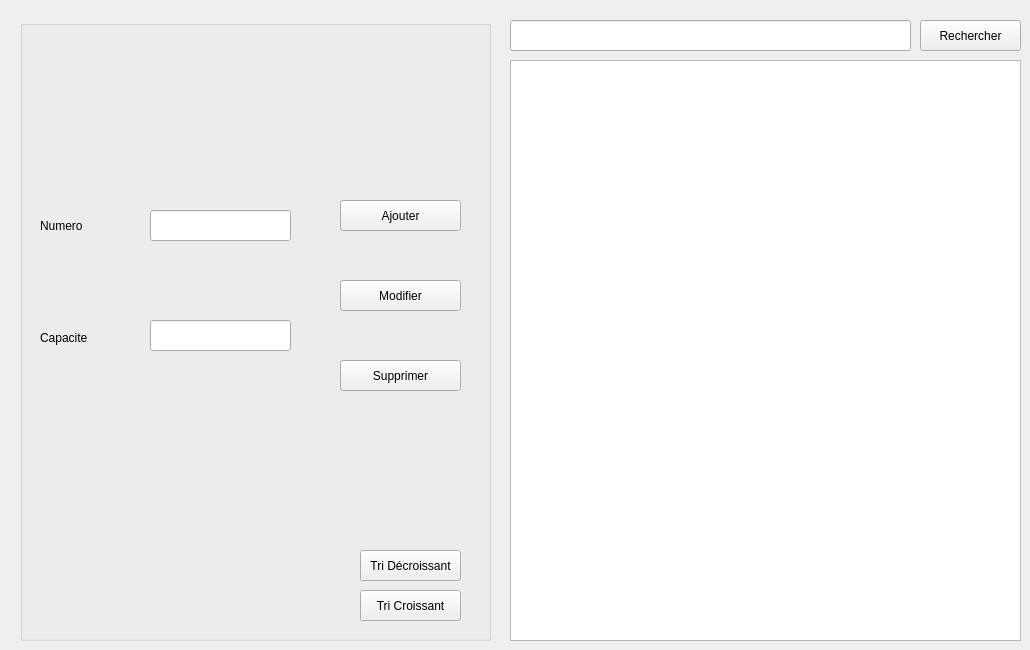
      <widget class="QWidget" name="tab_16">
       <attribute name="title">
        <string>Cellule</string>
       </attribute>
       <widget class="QGroupBox" name="groupBox_18">
        <property name="geometry">
         <rect>
          <x>20</x>
          <y>20</y>
          <width>471</width>
          <height>621</height>
         </rect>
        </property>
        <property name="title">
         <string/>
        </property>
        <widget class="QLabel" name="num_prisonnier">
         <property name="geometry">
          <rect>
           <x>20</x>
           <y>180</y>
           <width>111</width>
           <height>51</height>
          </rect>
         </property>
         <property name="text">
          <string>Numero</string>
         </property>
        </widget>
        <widget class="QLabel" name="capacite_prisonnier">
         <property name="geometry">
          <rect>
           <x>20</x>
           <y>310</y>
           <width>55</width>
           <height>16</height>
          </rect>
         </property>
         <property name="text">
          <string>Capacite</string>
         </property>
        </widget>
        <widget class="QLineEdit" name="le_num">
         <property name="geometry">
          <rect>
           <x>130</x>
           <y>190</y>
           <width>141</width>
           <height>31</height>
          </rect>
         </property>
        </widget>
        <widget class="QLineEdit" name="la_capacite">
         <property name="geometry">
          <rect>
           <x>130</x>
           <y>300</y>
           <width>141</width>
           <height>31</height>
          </rect>
         </property>
        </widget>
        <widget class="QPushButton" name="supprimer_cellule">
         <property name="geometry">
          <rect>
           <x>320</x>
           <y>340</y>
           <width>121</width>
           <height>31</height>
          </rect>
         </property>
         <property name="text">
          <string>Supprimer</string>
         </property>
        </widget>
        <widget class="QPushButton" name="modifier_cellule">
         <property name="geometry">
          <rect>
           <x>320</x>
           <y>260</y>
           <width>121</width>
           <height>31</height>
          </rect>
         </property>
         <property name="text">
          <string>Modifier</string>
         </property>
        </widget>
        <widget class="QPushButton" name="ajouter_cellule">
         <property name="geometry">
          <rect>
           <x>320</x>
           <y>180</y>
           <width>121</width>
           <height>31</height>
          </rect>
         </property>
         <property name="text">
          <string>Ajouter</string>
         </property>
        </widget>
        <widget class="QPushButton" name="triD_cellule">
         <property name="geometry">
          <rect>
           <x>340</x>
           <y>530</y>
           <width>101</width>
           <height>31</height>
          </rect>
         </property>
         <property name="text">
          <string>Tri Décroissant</string>
         </property>
        </widget>
        <widget class="QPushButton" name="triC_cellule">
         <property name="geometry">
          <rect>
           <x>340</x>
           <y>570</y>
           <width>101</width>
           <height>31</height>
          </rect>
         </property>
         <property name="text">
          <string>Tri Croissant</string>
         </property>
        </widget>
       </widget>
       <widget class="QTableView" name="tab_cellule">
        <property name="geometry">
         <rect>
          <x>510</x>
          <y>60</y>
          <width>511</width>
          <height>581</height>
         </rect>
        </property>
       </widget>
       <widget class="QLineEdit" name="R_cellule">
        <property name="geometry">
         <rect>
          <x>510</x>
          <y>20</y>
          <width>401</width>
          <height>31</height>
         </rect>
        </property>
       </widget>
       <widget class="QPushButton" name="rechercher_cellule">
        <property name="geometry">
         <rect>
          <x>920</x>
          <y>20</y>
          <width>101</width>
          <height>31</height>
         </rect>
        </property>
        <property name="text">
         <string>Rechercher</string>
        </property>
       </widget>
      </widget>
